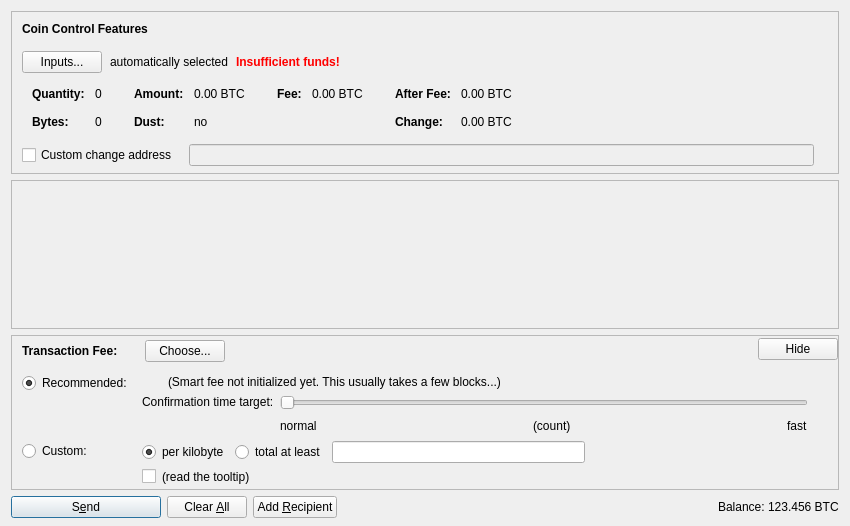
<?xml version="1.0" encoding="UTF-8"?>
<ui version="4.0">
 <class>SendCoinsDialog</class>
 <widget class="QDialog" name="SendCoinsDialog">
  <property name="geometry">
   <rect>
    <x>0</x>
    <y>0</y>
    <width>850</width>
    <height>526</height>
   </rect>
  </property>
  <property name="windowTitle">
   <string>Send Coins</string>
  </property>
  <layout class="QVBoxLayout" name="verticalLayout" stretch="0,1,0,0">
   <property name="bottomMargin">
    <number>8</number>
   </property>
   <item>
    <widget class="QFrame" name="frameCoinControl">
     <property name="sizePolicy">
      <sizepolicy hsizetype="Expanding" vsizetype="Expanding">
       <horstretch>0</horstretch>
       <verstretch>0</verstretch>
      </sizepolicy>
     </property>
     <property name="maximumSize">
      <size>
       <width>16777215</width>
       <height>16777215</height>
      </size>
     </property>
     <property name="frameShape">
      <enum>QFrame::StyledPanel</enum>
     </property>
     <property name="frameShadow">
      <enum>QFrame::Sunken</enum>
     </property>
     <layout class="QVBoxLayout" name="verticalLayoutCoinControl2">
      <property name="spacing">
       <number>0</number>
      </property>
      <property name="leftMargin">
       <number>0</number>
      </property>
      <property name="topMargin">
       <number>0</number>
      </property>
      <property name="rightMargin">
       <number>0</number>
      </property>
      <property name="bottomMargin">
       <number>6</number>
      </property>
      <item>
       <layout class="QVBoxLayout" name="verticalLayoutCoinControl" stretch="0,0,0,0,1">
        <property name="spacing">
         <number>0</number>
        </property>
        <property name="leftMargin">
         <number>10</number>
        </property>
        <property name="topMargin">
         <number>10</number>
        </property>
        <item>
         <layout class="QHBoxLayout" name="horizontalLayoutCoinControl1">
          <property name="bottomMargin">
           <number>15</number>
          </property>
          <item>
           <widget class="QLabel" name="labelCoinControlFeatures">
            <property name="sizePolicy">
             <sizepolicy hsizetype="Preferred" vsizetype="Maximum">
              <horstretch>0</horstretch>
              <verstretch>0</verstretch>
             </sizepolicy>
            </property>
            <property name="font">
             <font>
              <weight>75</weight>
              <bold>true</bold>
             </font>
            </property>
            <property name="styleSheet">
             <string notr="true">font-weight:bold;</string>
            </property>
            <property name="text">
             <string>Coin Control Features</string>
            </property>
           </widget>
          </item>
         </layout>
        </item>
        <item>
         <layout class="QHBoxLayout" name="horizontalLayoutCoinControl2" stretch="0,0,0,0">
          <property name="spacing">
           <number>8</number>
          </property>
          <property name="bottomMargin">
           <number>10</number>
          </property>
          <item>
           <widget class="QPushButton" name="pushButtonCoinControl">
            <property name="styleSheet">
             <string notr="true"/>
            </property>
            <property name="text">
             <string>Inputs...</string>
            </property>
            <property name="autoDefault">
             <bool>false</bool>
            </property>
           </widget>
          </item>
          <item>
           <widget class="QLabel" name="labelCoinControlAutomaticallySelected">
            <property name="text">
             <string>automatically selected</string>
            </property>
            <property name="margin">
             <number>5</number>
            </property>
           </widget>
          </item>
          <item>
           <widget class="QLabel" name="labelCoinControlInsuffFunds">
            <property name="font">
             <font>
              <weight>75</weight>
              <bold>true</bold>
             </font>
            </property>
            <property name="styleSheet">
             <string notr="true">color:red;font-weight:bold;</string>
            </property>
            <property name="text">
             <string>Insufficient funds!</string>
            </property>
            <property name="margin">
             <number>5</number>
            </property>
           </widget>
          </item>
          <item>
           <spacer name="horizontalSpacerCoinControl">
            <property name="orientation">
             <enum>Qt::Horizontal</enum>
            </property>
            <property name="sizeHint" stdset="0">
             <size>
              <width>40</width>
              <height>1</height>
             </size>
            </property>
           </spacer>
          </item>
         </layout>
        </item>
        <item>
         <widget class="QWidget" name="widgetCoinControl" native="true">
          <property name="sizePolicy">
           <sizepolicy hsizetype="Preferred" vsizetype="Preferred">
            <horstretch>0</horstretch>
            <verstretch>0</verstretch>
           </sizepolicy>
          </property>
          <property name="minimumSize">
           <size>
            <width>0</width>
            <height>0</height>
           </size>
          </property>
          <property name="styleSheet">
           <string notr="true"/>
          </property>
          <layout class="QHBoxLayout" name="horizontalLayoutCoinControl5">
           <property name="leftMargin">
            <number>0</number>
           </property>
           <property name="topMargin">
            <number>0</number>
           </property>
           <property name="rightMargin">
            <number>0</number>
           </property>
           <property name="bottomMargin">
            <number>0</number>
           </property>
           <item>
            <layout class="QHBoxLayout" name="horizontalLayoutCoinControl3" stretch="0,0,0,1">
             <property name="spacing">
              <number>20</number>
             </property>
             <property name="topMargin">
              <number>0</number>
             </property>
             <property name="bottomMargin">
              <number>10</number>
             </property>
             <item>
              <layout class="QFormLayout" name="formLayoutCoinControl1">
               <property name="horizontalSpacing">
                <number>10</number>
               </property>
               <property name="verticalSpacing">
                <number>14</number>
               </property>
               <property name="leftMargin">
                <number>10</number>
               </property>
               <property name="topMargin">
                <number>4</number>
               </property>
               <property name="rightMargin">
                <number>6</number>
               </property>
               <item row="0" column="0">
                <widget class="QLabel" name="labelCoinControlQuantityText">
                 <property name="font">
                  <font>
                   <weight>75</weight>
                   <bold>true</bold>
                  </font>
                 </property>
                 <property name="text">
                  <string>Quantity:</string>
                 </property>
                 <property name="margin">
                  <number>0</number>
                 </property>
                </widget>
               </item>
               <item row="0" column="1">
                <widget class="QLabel" name="labelCoinControlQuantity">
                 <property name="cursor">
                  <cursorShape>IBeamCursor</cursorShape>
                 </property>
                 <property name="contextMenuPolicy">
                  <enum>Qt::ActionsContextMenu</enum>
                 </property>
                 <property name="text">
                  <string notr="true">0</string>
                 </property>
                 <property name="margin">
                  <number>0</number>
                 </property>
                 <property name="textInteractionFlags">
                  <set>Qt::LinksAccessibleByMouse|Qt::TextSelectableByKeyboard|Qt::TextSelectableByMouse</set>
                 </property>
                </widget>
               </item>
               <item row="1" column="0">
                <widget class="QLabel" name="labelCoinControlBytesText">
                 <property name="font">
                  <font>
                   <weight>75</weight>
                   <bold>true</bold>
                  </font>
                 </property>
                 <property name="text">
                  <string>Bytes:</string>
                 </property>
                </widget>
               </item>
               <item row="1" column="1">
                <widget class="QLabel" name="labelCoinControlBytes">
                 <property name="cursor">
                  <cursorShape>IBeamCursor</cursorShape>
                 </property>
                 <property name="contextMenuPolicy">
                  <enum>Qt::ActionsContextMenu</enum>
                 </property>
                 <property name="text">
                  <string notr="true">0</string>
                 </property>
                 <property name="textInteractionFlags">
                  <set>Qt::LinksAccessibleByMouse|Qt::TextSelectableByKeyboard|Qt::TextSelectableByMouse</set>
                 </property>
                </widget>
               </item>
              </layout>
             </item>
             <item>
              <layout class="QFormLayout" name="formLayoutCoinControl2">
               <property name="horizontalSpacing">
                <number>10</number>
               </property>
               <property name="verticalSpacing">
                <number>14</number>
               </property>
               <property name="leftMargin">
                <number>6</number>
               </property>
               <property name="topMargin">
                <number>4</number>
               </property>
               <property name="rightMargin">
                <number>6</number>
               </property>
               <item row="0" column="0">
                <widget class="QLabel" name="labelCoinControlAmountText">
                 <property name="font">
                  <font>
                   <weight>75</weight>
                   <bold>true</bold>
                  </font>
                 </property>
                 <property name="text">
                  <string>Amount:</string>
                 </property>
                 <property name="margin">
                  <number>0</number>
                 </property>
                </widget>
               </item>
               <item row="0" column="1">
                <widget class="QLabel" name="labelCoinControlAmount">
                 <property name="cursor">
                  <cursorShape>IBeamCursor</cursorShape>
                 </property>
                 <property name="contextMenuPolicy">
                  <enum>Qt::ActionsContextMenu</enum>
                 </property>
                 <property name="text">
                  <string notr="true">0.00 BTC</string>
                 </property>
                 <property name="textInteractionFlags">
                  <set>Qt::LinksAccessibleByMouse|Qt::TextSelectableByKeyboard|Qt::TextSelectableByMouse</set>
                 </property>
                </widget>
               </item>
               <item row="1" column="0">
                <widget class="QLabel" name="labelCoinControlLowOutputText">
                 <property name="font">
                  <font>
                   <weight>75</weight>
                   <bold>true</bold>
                  </font>
                 </property>
                 <property name="text">
                  <string>Dust:</string>
                 </property>
                </widget>
               </item>
               <item row="1" column="1">
                <widget class="QLabel" name="labelCoinControlLowOutput">
                 <property name="cursor">
                  <cursorShape>IBeamCursor</cursorShape>
                 </property>
                 <property name="contextMenuPolicy">
                  <enum>Qt::ActionsContextMenu</enum>
                 </property>
                 <property name="text">
                  <string notr="true">no</string>
                 </property>
                 <property name="textInteractionFlags">
                  <set>Qt::LinksAccessibleByMouse|Qt::TextSelectableByKeyboard|Qt::TextSelectableByMouse</set>
                 </property>
                </widget>
               </item>
              </layout>
             </item>
             <item>
              <layout class="QFormLayout" name="formLayoutCoinControl3">
               <property name="horizontalSpacing">
                <number>10</number>
               </property>
               <property name="verticalSpacing">
                <number>14</number>
               </property>
               <property name="leftMargin">
                <number>6</number>
               </property>
               <property name="topMargin">
                <number>4</number>
               </property>
               <property name="rightMargin">
                <number>6</number>
               </property>
               <item row="0" column="0">
                <widget class="QLabel" name="labelCoinControlFeeText">
                 <property name="font">
                  <font>
                   <weight>75</weight>
                   <bold>true</bold>
                  </font>
                 </property>
                 <property name="text">
                  <string>Fee:</string>
                 </property>
                 <property name="margin">
                  <number>0</number>
                 </property>
                </widget>
               </item>
               <item row="0" column="1">
                <widget class="QLabel" name="labelCoinControlFee">
                 <property name="cursor">
                  <cursorShape>IBeamCursor</cursorShape>
                 </property>
                 <property name="contextMenuPolicy">
                  <enum>Qt::ActionsContextMenu</enum>
                 </property>
                 <property name="text">
                  <string notr="true">0.00 BTC</string>
                 </property>
                 <property name="textInteractionFlags">
                  <set>Qt::LinksAccessibleByMouse|Qt::TextSelectableByKeyboard|Qt::TextSelectableByMouse</set>
                 </property>
                </widget>
               </item>
              </layout>
             </item>
             <item>
              <layout class="QFormLayout" name="formLayoutCoinControl4">
               <property name="horizontalSpacing">
                <number>10</number>
               </property>
               <property name="verticalSpacing">
                <number>14</number>
               </property>
               <property name="leftMargin">
                <number>6</number>
               </property>
               <property name="topMargin">
                <number>4</number>
               </property>
               <property name="rightMargin">
                <number>6</number>
               </property>
               <item row="0" column="0">
                <widget class="QLabel" name="labelCoinControlAfterFeeText">
                 <property name="font">
                  <font>
                   <weight>75</weight>
                   <bold>true</bold>
                  </font>
                 </property>
                 <property name="text">
                  <string>After Fee:</string>
                 </property>
                 <property name="margin">
                  <number>0</number>
                 </property>
                </widget>
               </item>
               <item row="0" column="1">
                <widget class="QLabel" name="labelCoinControlAfterFee">
                 <property name="cursor">
                  <cursorShape>IBeamCursor</cursorShape>
                 </property>
                 <property name="contextMenuPolicy">
                  <enum>Qt::ActionsContextMenu</enum>
                 </property>
                 <property name="text">
                  <string notr="true">0.00 BTC</string>
                 </property>
                 <property name="textInteractionFlags">
                  <set>Qt::LinksAccessibleByMouse|Qt::TextSelectableByKeyboard|Qt::TextSelectableByMouse</set>
                 </property>
                </widget>
               </item>
               <item row="1" column="0">
                <widget class="QLabel" name="labelCoinControlChangeText">
                 <property name="font">
                  <font>
                   <weight>75</weight>
                   <bold>true</bold>
                  </font>
                 </property>
                 <property name="text">
                  <string>Change:</string>
                 </property>
                </widget>
               </item>
               <item row="1" column="1">
                <widget class="QLabel" name="labelCoinControlChange">
                 <property name="cursor">
                  <cursorShape>IBeamCursor</cursorShape>
                 </property>
                 <property name="contextMenuPolicy">
                  <enum>Qt::ActionsContextMenu</enum>
                 </property>
                 <property name="text">
                  <string notr="true">0.00 BTC</string>
                 </property>
                 <property name="textInteractionFlags">
                  <set>Qt::LinksAccessibleByMouse|Qt::TextSelectableByKeyboard|Qt::TextSelectableByMouse</set>
                 </property>
                </widget>
               </item>
              </layout>
             </item>
            </layout>
           </item>
          </layout>
         </widget>
        </item>
        <item>
         <layout class="QHBoxLayout" name="horizontalLayoutCoinControl4" stretch="0,0,0">
          <property name="spacing">
           <number>12</number>
          </property>
          <property name="sizeConstraint">
           <enum>QLayout::SetDefaultConstraint</enum>
          </property>
          <property name="topMargin">
           <number>5</number>
          </property>
          <property name="rightMargin">
           <number>5</number>
          </property>
          <item>
           <widget class="QCheckBox" name="checkBoxCoinControlChange">
            <property name="toolTip">
             <string>If this is activated, but the change address is empty or invalid, change will be sent to a newly generated address.</string>
            </property>
            <property name="text">
             <string>Custom change address</string>
            </property>
           </widget>
          </item>
          <item>
           <widget class="QValidatedLineEdit" name="lineEditCoinControlChange">
            <property name="enabled">
             <bool>false</bool>
            </property>
            <property name="sizePolicy">
             <sizepolicy hsizetype="Expanding" vsizetype="Fixed">
              <horstretch>0</horstretch>
              <verstretch>0</verstretch>
             </sizepolicy>
            </property>
           </widget>
          </item>
          <item>
           <widget class="QLabel" name="labelCoinControlChangeLabel">
            <property name="sizePolicy">
             <sizepolicy hsizetype="Preferred" vsizetype="Expanding">
              <horstretch>0</horstretch>
              <verstretch>0</verstretch>
             </sizepolicy>
            </property>
            <property name="minimumSize">
             <size>
              <width>0</width>
              <height>0</height>
             </size>
            </property>
            <property name="text">
             <string/>
            </property>
            <property name="margin">
             <number>3</number>
            </property>
           </widget>
          </item>
         </layout>
        </item>
        <item>
         <spacer name="verticalSpacerCoinControl">
          <property name="orientation">
           <enum>Qt::Vertical</enum>
          </property>
          <property name="sizeHint" stdset="0">
           <size>
            <width>800</width>
            <height>1</height>
           </size>
          </property>
         </spacer>
        </item>
       </layout>
      </item>
     </layout>
    </widget>
   </item>
   <item>
    <widget class="QScrollArea" name="scrollArea">
     <property name="widgetResizable">
      <bool>true</bool>
     </property>
     <widget class="QWidget" name="scrollAreaWidgetContents">
      <property name="geometry">
       <rect>
        <x>0</x>
        <y>0</y>
        <width>830</width>
        <height>104</height>
       </rect>
      </property>
      <layout class="QVBoxLayout" name="verticalLayout_2" stretch="0,1">
       <property name="leftMargin">
        <number>0</number>
       </property>
       <property name="topMargin">
        <number>0</number>
       </property>
       <property name="rightMargin">
        <number>0</number>
       </property>
       <property name="bottomMargin">
        <number>0</number>
       </property>
       <item>
        <layout class="QVBoxLayout" name="entries">
         <property name="spacing">
          <number>6</number>
         </property>
        </layout>
       </item>
       <item>
        <spacer name="verticalSpacer">
         <property name="orientation">
          <enum>Qt::Vertical</enum>
         </property>
         <property name="sizeHint" stdset="0">
          <size>
           <width>20</width>
           <height>40</height>
          </size>
         </property>
        </spacer>
       </item>
      </layout>
     </widget>
    </widget>
   </item>
   <item>
    <widget class="QFrame" name="frameFee">
     <property name="sizePolicy">
      <sizepolicy hsizetype="Expanding" vsizetype="Expanding">
       <horstretch>0</horstretch>
       <verstretch>0</verstretch>
      </sizepolicy>
     </property>
     <property name="maximumSize">
      <size>
       <width>16777215</width>
       <height>16777215</height>
      </size>
     </property>
     <property name="frameShape">
      <enum>QFrame::StyledPanel</enum>
     </property>
     <property name="frameShadow">
      <enum>QFrame::Sunken</enum>
     </property>
     <layout class="QVBoxLayout" name="verticalLayoutFee1">
      <property name="spacing">
       <number>0</number>
      </property>
      <property name="leftMargin">
       <number>0</number>
      </property>
      <property name="topMargin">
       <number>0</number>
      </property>
      <property name="rightMargin">
       <number>0</number>
      </property>
      <property name="bottomMargin">
       <number>0</number>
      </property>
      <item>
       <layout class="QVBoxLayout" name="verticalLayoutFee2" stretch="0,0,0">
        <property name="spacing">
         <number>0</number>
        </property>
        <property name="leftMargin">
         <number>10</number>
        </property>
        <property name="topMargin">
         <number>0</number>
        </property>
        <item>
         <layout class="QHBoxLayout" name="horizontalLayoutFee1">
          <property name="bottomMargin">
           <number>0</number>
          </property>
          <item>
           <layout class="QVBoxLayout" name="verticalLayoutFee7">
            <property name="spacing">
             <number>0</number>
            </property>
            <item>
             <spacer name="verticalSpacerSmartFee">
              <property name="orientation">
               <enum>Qt::Vertical</enum>
              </property>
              <property name="sizeType">
               <enum>QSizePolicy::Fixed</enum>
              </property>
              <property name="sizeHint" stdset="0">
               <size>
                <width>1</width>
                <height>4</height>
               </size>
              </property>
             </spacer>
            </item>
            <item>
             <layout class="QHBoxLayout" name="horizontalLayoutSmartFee">
              <property name="spacing">
               <number>10</number>
              </property>
              <item>
               <widget class="QLabel" name="labelFeeHeadline">
                <property name="sizePolicy">
                 <sizepolicy hsizetype="Preferred" vsizetype="Maximum">
                  <horstretch>0</horstretch>
                  <verstretch>0</verstretch>
                 </sizepolicy>
                </property>
                <property name="font">
                 <font>
                  <weight>75</weight>
                  <bold>true</bold>
                 </font>
                </property>
                <property name="styleSheet">
                 <string notr="true">font-weight:bold;</string>
                </property>
                <property name="text">
                 <string>Transaction Fee:</string>
                </property>
               </widget>
              </item>
              <item>
               <widget class="QLabel" name="labelFeeMinimized">
                <property name="text">
                 <string/>
                </property>
               </widget>
              </item>
              <item>
               <widget class="QPushButton" name="buttonChooseFee">
                <property name="text">
                 <string>Choose...</string>
                </property>
               </widget>
              </item>
             </layout>
            </item>
            <item>
             <spacer name="verticalSpacer_5">
              <property name="orientation">
               <enum>Qt::Vertical</enum>
              </property>
              <property name="sizeHint" stdset="0">
               <size>
                <width>1</width>
                <height>1</height>
               </size>
              </property>
             </spacer>
            </item>
           </layout>
          </item>
          <item>
           <spacer name="horizontalSpacer_4">
            <property name="orientation">
             <enum>Qt::Horizontal</enum>
            </property>
            <property name="sizeHint" stdset="0">
             <size>
              <width>40</width>
              <height>20</height>
             </size>
            </property>
           </spacer>
          </item>
          <item>
           <widget class="QPushButton" name="buttonMinimizeFee">
            <property name="toolTip">
             <string>collapse fee-settings</string>
            </property>
            <property name="text">
             <string>Hide</string>
            </property>
           </widget>
          </item>
         </layout>
        </item>
        <item>
         <widget class="QFrame" name="frameFeeSelection">
          <layout class="QVBoxLayout" name="verticalLayoutFee12">
           <property name="spacing">
            <number>0</number>
           </property>
           <property name="leftMargin">
            <number>0</number>
           </property>
           <property name="topMargin">
            <number>0</number>
           </property>
           <property name="rightMargin">
            <number>0</number>
           </property>
           <property name="bottomMargin">
            <number>0</number>
           </property>
           <item>
            <layout class="QGridLayout" name="gridLayoutFee">
             <property name="topMargin">
              <number>10</number>
             </property>
             <property name="bottomMargin">
              <number>4</number>
             </property>
             <property name="horizontalSpacing">
              <number>10</number>
             </property>
             <property name="verticalSpacing">
              <number>4</number>
             </property>
             <item row="1" column="1">
              <layout class="QVBoxLayout" name="verticalLayoutFee8">
               <property name="spacing">
                <number>6</number>
               </property>
               <item>
                <layout class="QHBoxLayout" name="horizontalLayoutFee13">
                 <item>
                  <widget class="QRadioButton" name="radioCustomPerKilobyte">
                   <property name="toolTip">
                    <string>If the custom fee is set to 1000 satoshis and the transaction is only 250 bytes, then &quot;per kilobyte&quot; only pays 250 satoshis in fee, while &quot;total at least&quot; pays 1000 satoshis. For transactions bigger than a kilobyte both pay by kilobyte.</string>
                   </property>
                   <property name="text">
                    <string>per kilobyte</string>
                   </property>
                   <property name="checked">
                    <bool>true</bool>
                   </property>
                   <attribute name="buttonGroup">
                    <string notr="true">groupCustomFee</string>
                   </attribute>
                  </widget>
                 </item>
                 <item>
                  <widget class="QRadioButton" name="radioCustomAtLeast">
                   <property name="toolTip">
                    <string>If the custom fee is set to 1000 satoshis and the transaction is only 250 bytes, then &quot;per kilobyte&quot; only pays 250 satoshis in fee, while &quot;total at least&quot; pays 1000 satoshis. For transactions bigger than a kilobyte both pay by kilobyte.</string>
                   </property>
                   <property name="text">
                    <string>total at least</string>
                   </property>
                   <attribute name="buttonGroup">
                    <string notr="true">groupCustomFee</string>
                   </attribute>
                  </widget>
                 </item>
                 <item>
                  <widget class="BitcoinAmountField" name="customFee"/>
                 </item>
                 <item>
                  <spacer name="horizontalSpacer_6">
                   <property name="orientation">
                    <enum>Qt::Horizontal</enum>
                   </property>
                   <property name="sizeHint" stdset="0">
                    <size>
                     <width>1</width>
                     <height>1</height>
                    </size>
                   </property>
                  </spacer>
                 </item>
                </layout>
               </item>
               <item>
                <layout class="QHBoxLayout" name="horizontalLayoutFee8">
                 <item>
                  <widget class="QCheckBox" name="checkBoxMinimumFee">
                   <property name="toolTip">
                    <string>Paying only the minimum fee is just fine as long as there is less transaction volume than space in the blocks. But be aware that this can end up in a never confirming transaction once there is more demand for $NameLowercase transactions than the network can process.</string>
                   </property>
                   <property name="text">
                    <string/>
                   </property>
                  </widget>
                 </item>
                 <item>
                  <widget class="QLabel" name="labelMinFeeWarning">
                   <property name="enabled">
                    <bool>true</bool>
                   </property>
                   <property name="toolTip">
                    <string>Paying only the minimum fee is just fine as long as there is less transaction volume than space in the blocks. But be aware that this can end up in a never confirming transaction once there is more demand for $NameLowercase transactions than the network can process.</string>
                   </property>
                   <property name="text">
                    <string>(read the tooltip)</string>
                   </property>
                   <property name="margin">
                    <number>5</number>
                   </property>
                  </widget>
                 </item>
                 <item>
                  <spacer name="horizontalSpacer_2">
                   <property name="orientation">
                    <enum>Qt::Horizontal</enum>
                   </property>
                   <property name="sizeHint" stdset="0">
                    <size>
                     <width>1</width>
                     <height>1</height>
                    </size>
                   </property>
                  </spacer>
                 </item>
                </layout>
               </item>
              </layout>
             </item>
             <item row="0" column="0">
              <layout class="QVBoxLayout" name="verticalLayoutFee4" stretch="0,1">
               <item>
                <widget class="QRadioButton" name="radioSmartFee">
                 <property name="text">
                  <string>Recommended:</string>
                 </property>
                 <property name="checked">
                  <bool>true</bool>
                 </property>
                 <attribute name="buttonGroup">
                  <string notr="true">groupFee</string>
                 </attribute>
                </widget>
               </item>
               <item>
                <spacer name="verticalSpacer_2">
                 <property name="orientation">
                  <enum>Qt::Vertical</enum>
                 </property>
                 <property name="sizeHint" stdset="0">
                  <size>
                   <width>1</width>
                   <height>1</height>
                  </size>
                 </property>
                </spacer>
               </item>
              </layout>
             </item>
             <item row="1" column="0">
              <layout class="QVBoxLayout" name="verticalLayoutFee9" stretch="0,1">
               <item>
                <widget class="QRadioButton" name="radioCustomFee">
                 <property name="text">
                  <string>Custom:</string>
                 </property>
                 <attribute name="buttonGroup">
                  <string notr="true">groupFee</string>
                 </attribute>
                </widget>
               </item>
               <item>
                <spacer name="verticalSpacer_6">
                 <property name="orientation">
                  <enum>Qt::Vertical</enum>
                 </property>
                 <property name="sizeHint" stdset="0">
                  <size>
                   <width>1</width>
                   <height>1</height>
                  </size>
                 </property>
                </spacer>
               </item>
              </layout>
             </item>
             <item row="0" column="1">
              <layout class="QVBoxLayout" name="verticalLayoutFee3" stretch="0,0,1">
               <property name="spacing">
                <number>6</number>
               </property>
               <property name="topMargin">
                <number>2</number>
               </property>
               <item>
                <layout class="QHBoxLayout" name="horizontalLayoutFee12">
                 <item>
                  <widget class="QLabel" name="labelSmartFee">
                   <property name="text">
                    <string/>
                   </property>
                   <property name="margin">
                    <number>2</number>
                   </property>
                  </widget>
                 </item>
                 <item>
                  <widget class="QLabel" name="labelFeeEstimation">
                   <property name="text">
                    <string/>
                   </property>
                  </widget>
                 </item>
                 <item>
                  <widget class="QLabel" name="labelSmartFee2">
                   <property name="text">
                    <string>(Smart fee not initialized yet. This usually takes a few blocks...)</string>
                   </property>
                   <property name="margin">
                    <number>2</number>
                   </property>
                  </widget>
                 </item>
                 <item>
                  <spacer name="horizontalSpacer_5">
                   <property name="orientation">
                    <enum>Qt::Horizontal</enum>
                   </property>
                   <property name="sizeHint" stdset="0">
                    <size>
                     <width>1</width>
                     <height>1</height>
                    </size>
                   </property>
                  </spacer>
                 </item>
                </layout>
               </item>
               <item>
                <layout class="QHBoxLayout" name="horizontalLayoutFee9">
                 <item>
                  <layout class="QVBoxLayout" name="verticalLayoutFee6">
                   <item>
                    <widget class="QLabel" name="labelSmartFee3">
                     <property name="text">
                      <string>Confirmation time target:</string>
                     </property>
                     <property name="margin">
                      <number>2</number>
                     </property>
                    </widget>
                   </item>
                   <item>
                    <spacer name="verticalSpacer_3">
                     <property name="orientation">
                      <enum>Qt::Vertical</enum>
                     </property>
                     <property name="sizeHint" stdset="0">
                      <size>
                       <width>1</width>
                       <height>1</height>
                      </size>
                     </property>
                    </spacer>
                   </item>
                  </layout>
                 </item>
                 <item>
                  <layout class="QVBoxLayout" name="verticalLayoutFee5">
                   <property name="rightMargin">
                    <number>30</number>
                   </property>
                   <item>
                    <widget class="QSlider" name="sliderSmartFee">
                     <property name="minimum">
                      <number>0</number>
                     </property>
                     <property name="maximum">
                      <number>23</number>
                     </property>
                     <property name="pageStep">
                      <number>1</number>
                     </property>
                     <property name="value">
                      <number>0</number>
                     </property>
                     <property name="orientation">
                      <enum>Qt::Horizontal</enum>
                     </property>
                     <property name="invertedAppearance">
                      <bool>false</bool>
                     </property>
                     <property name="invertedControls">
                      <bool>false</bool>
                     </property>
                     <property name="tickPosition">
                      <enum>QSlider::NoTicks</enum>
                     </property>
                    </widget>
                   </item>
                   <item>
                    <layout class="QHBoxLayout" name="horizontalLayoutFee10">
                     <item>
                      <widget class="QLabel" name="labelSmartFeeNormal">
                       <property name="text">
                        <string>normal</string>
                       </property>
                      </widget>
                     </item>
                     <item>
                      <spacer name="horizontalSpacer_7">
                       <property name="orientation">
                        <enum>Qt::Horizontal</enum>
                       </property>
                       <property name="sizeHint" stdset="0">
                        <size>
                         <width>40</width>
                         <height>20</height>
                        </size>
                       </property>
                      </spacer>
                     </item>
                     <item>
                      <widget class="QLabel" name="confirmationTargetLabel">
                       <property name="text">
                        <string>(count)</string>
                       </property>
                      </widget>
                     </item>
                     <item>
                      <spacer name="horizontalSpacer_3">
                       <property name="orientation">
                        <enum>Qt::Horizontal</enum>
                       </property>
                       <property name="sizeHint" stdset="0">
                        <size>
                         <width>40</width>
                         <height>20</height>
                        </size>
                       </property>
                      </spacer>
                     </item>
                     <item>
                      <widget class="QLabel" name="labelSmartFeeFast">
                       <property name="text">
                        <string>fast</string>
                       </property>
                      </widget>
                     </item>
                    </layout>
                   </item>
                  </layout>
                 </item>
                </layout>
               </item>
               <item>
                <spacer name="verticalSpacer_4">
                 <property name="orientation">
                  <enum>Qt::Vertical</enum>
                 </property>
                 <property name="sizeHint" stdset="0">
                  <size>
                   <width>1</width>
                   <height>1</height>
                  </size>
                 </property>
                </spacer>
               </item>
              </layout>
             </item>
            </layout>
           </item>
          </layout>
         </widget>
        </item>
        <item>
         <spacer name="verticalSpacerFee">
          <property name="orientation">
           <enum>Qt::Vertical</enum>
          </property>
          <property name="sizeHint" stdset="0">
           <size>
            <width>800</width>
            <height>1</height>
           </size>
          </property>
         </spacer>
        </item>
       </layout>
      </item>
     </layout>
    </widget>
   </item>
   <item>
    <layout class="QHBoxLayout" name="horizontalLayout">
     <item>
      <widget class="QPushButton" name="sendButton">
       <property name="minimumSize">
        <size>
         <width>150</width>
         <height>0</height>
        </size>
       </property>
       <property name="toolTip">
        <string>Confirm the send action</string>
       </property>
       <property name="text">
        <string>S&amp;end</string>
       </property>
       <property name="icon">
        <iconset resource="../bitcoin.qrc">
         <normaloff>:/icons/send</normaloff>:/icons/send</iconset>
       </property>
       <property name="autoDefault">
        <bool>false</bool>
       </property>
       <property name="default">
        <bool>true</bool>
       </property>
      </widget>
     </item>
     <item>
      <widget class="QPushButton" name="clearButton">
       <property name="sizePolicy">
        <sizepolicy hsizetype="Minimum" vsizetype="Fixed">
         <horstretch>0</horstretch>
         <verstretch>0</verstretch>
        </sizepolicy>
       </property>
       <property name="toolTip">
        <string>Clear all fields of the form.</string>
       </property>
       <property name="text">
        <string>Clear &amp;All</string>
       </property>
       <property name="icon">
        <iconset resource="../bitcoin.qrc">
         <normaloff>:/icons/remove</normaloff>:/icons/remove</iconset>
       </property>
       <property name="autoDefault">
        <bool>false</bool>
       </property>
      </widget>
     </item>
     <item>
      <widget class="QPushButton" name="addButton">
       <property name="toolTip">
        <string>Send to multiple recipients at once</string>
       </property>
       <property name="text">
        <string>Add &amp;Recipient</string>
       </property>
       <property name="icon">
        <iconset resource="../bitcoin.qrc">
         <normaloff>:/icons/add</normaloff>:/icons/add</iconset>
       </property>
       <property name="autoDefault">
        <bool>false</bool>
       </property>
      </widget>
     </item>
     <item>
      <spacer name="horizontalSpacer">
       <property name="orientation">
        <enum>Qt::Horizontal</enum>
       </property>
       <property name="sizeHint" stdset="0">
        <size>
         <width>40</width>
         <height>20</height>
        </size>
       </property>
      </spacer>
     </item>
     <item>
      <layout class="QHBoxLayout" name="horizontalLayout_2">
       <property name="spacing">
        <number>3</number>
       </property>
       <item>
        <widget class="QLabel" name="label">
         <property name="sizePolicy">
          <sizepolicy hsizetype="Preferred" vsizetype="Fixed">
           <horstretch>0</horstretch>
           <verstretch>0</verstretch>
          </sizepolicy>
         </property>
         <property name="text">
          <string>Balance:</string>
         </property>
        </widget>
       </item>
       <item>
        <widget class="QLabel" name="labelBalance">
         <property name="sizePolicy">
          <sizepolicy hsizetype="Preferred" vsizetype="Fixed">
           <horstretch>0</horstretch>
           <verstretch>0</verstretch>
          </sizepolicy>
         </property>
         <property name="cursor">
          <cursorShape>IBeamCursor</cursorShape>
         </property>
         <property name="text">
          <string notr="true">123.456 BTC</string>
         </property>
         <property name="textInteractionFlags">
          <set>Qt::LinksAccessibleByMouse|Qt::TextSelectableByKeyboard|Qt::TextSelectableByMouse</set>
         </property>
        </widget>
       </item>
      </layout>
     </item>
    </layout>
   </item>
  </layout>
 </widget>
 <customwidgets>
  <customwidget>
   <class>QValidatedLineEdit</class>
   <extends>QLineEdit</extends>
   <header>qvalidatedlineedit.h</header>
  </customwidget>
  <customwidget>
   <class>BitcoinAmountField</class>
   <extends>QLineEdit</extends>
   <header>bitcoinamountfield.h</header>
   <container>1</container>
  </customwidget>
 </customwidgets>
 <resources>
  <include location="../bitcoin.qrc"/>
 </resources>
 <connections/>
 <buttongroups>
  <buttongroup name="groupFee"/>
  <buttongroup name="groupCustomFee"/>
 </buttongroups>
</ui>
